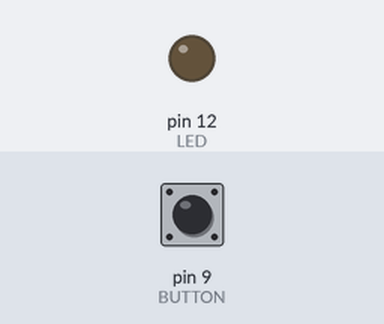
A program run on a simulated Arduino Uno, built with avr-gcc and run on an emulated ATmega328P. Shown: output pins drawn as LEDs (lit = HIGH). Dashed ring = blinking. Inputs (shaded band) come from the test bench; at power-on: pin 9 (BUTTON) LOW.

Above: at 1.2 s.
1.3 s: pin 9 (BUTTON) pulled HIGH for 0.15 s
At 3.17 s:
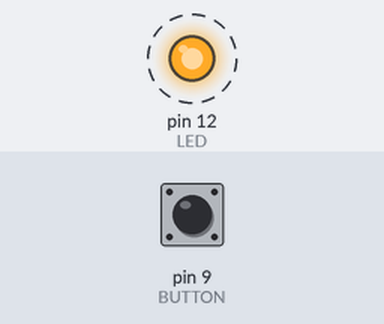
Timing chart, 0 to 10.4 s (numbered marks = the images above; inputs shaded):
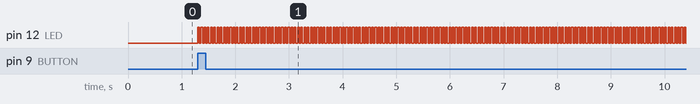

Measured:
- after the input at 1.3 s, pin 12 (LED): alternates HIGH for 0.03 s and LOW for 0.03 s, starting at once

The program:

main.cpp
```cpp
#include <Arduino.h>

#define LED 12
#define BUTTON 9

const unsigned long strokeIntervalMs = 300;
const unsigned long blinkIntervalMs = 30;
unsigned long lastStrokeMillis = 0;
unsigned long lastBlinkMillis = 0;
bool blinking = false;

void blink(unsigned long currentMillis, bool blink) {
    if (blink) {
        if (currentMillis - lastBlinkMillis >= blinkIntervalMs) {
            digitalWrite(LED, !digitalRead(LED));
            lastBlinkMillis = currentMillis;
        }
    } else {
        digitalWrite(LED, LOW);
    }
}

void setup() {
    pinMode(LED, OUTPUT);
    pinMode(BUTTON, INPUT);
}

void loop() {
    unsigned long currentMillis = millis();
    if (digitalRead(BUTTON) == HIGH) {
        if (currentMillis - lastStrokeMillis >= strokeIntervalMs) {
            blinking = !blinking;
            lastStrokeMillis = currentMillis;
        }
    }
    blink(currentMillis, blinking);
}
```
